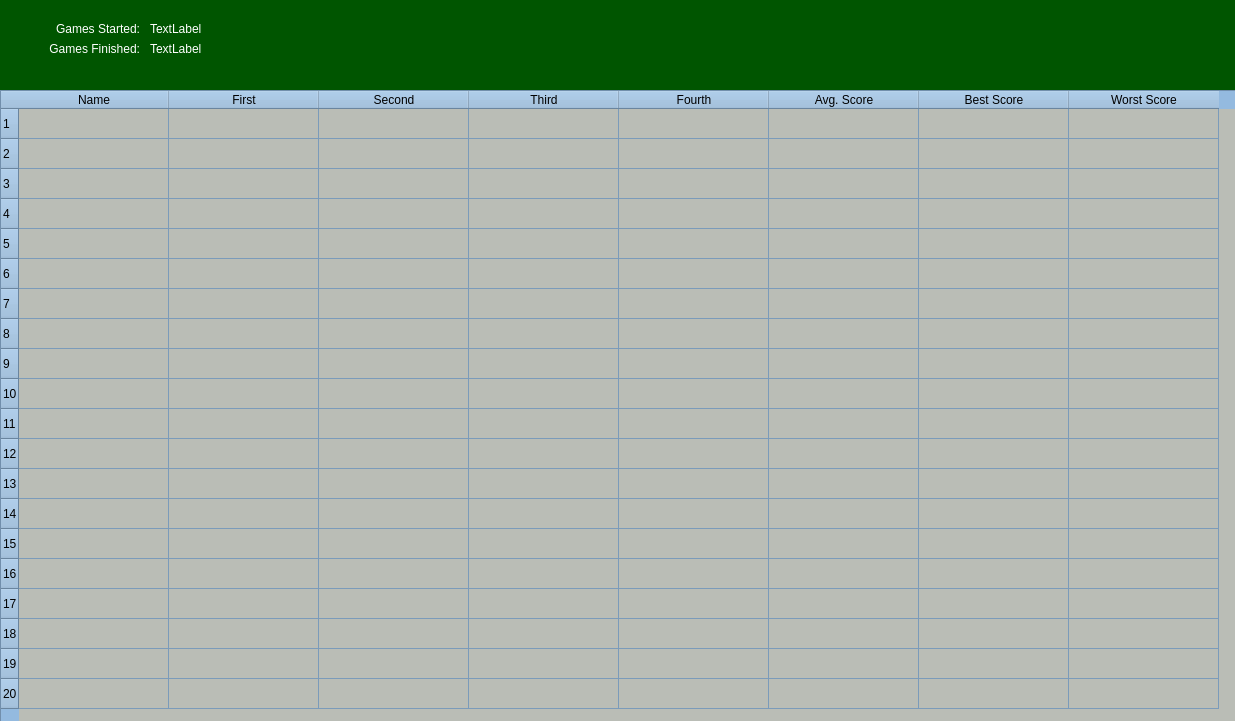
<?xml version="1.0" encoding="UTF-8"?>
<ui version="4.0">
 <class>Stats</class>
 <widget class="QWidget" name="Stats">
  <property name="geometry">
   <rect>
    <x>0</x>
    <y>0</y>
    <width>1235</width>
    <height>721</height>
   </rect>
  </property>
  <property name="palette">
   <palette>
    <active>
     <colorrole role="WindowText">
      <brush brushstyle="SolidPattern">
       <color alpha="255">
        <red>255</red>
        <green>255</green>
        <blue>255</blue>
       </color>
      </brush>
     </colorrole>
     <colorrole role="Button">
      <brush brushstyle="SolidPattern">
       <color alpha="255">
        <red>0</red>
        <green>85</green>
        <blue>0</blue>
       </color>
      </brush>
     </colorrole>
     <colorrole role="Light">
      <brush brushstyle="SolidPattern">
       <color alpha="255">
        <red>0</red>
        <green>127</green>
        <blue>0</blue>
       </color>
      </brush>
     </colorrole>
     <colorrole role="Midlight">
      <brush brushstyle="SolidPattern">
       <color alpha="255">
        <red>0</red>
        <green>106</green>
        <blue>0</blue>
       </color>
      </brush>
     </colorrole>
     <colorrole role="Dark">
      <brush brushstyle="SolidPattern">
       <color alpha="255">
        <red>0</red>
        <green>42</green>
        <blue>0</blue>
       </color>
      </brush>
     </colorrole>
     <colorrole role="Mid">
      <brush brushstyle="SolidPattern">
       <color alpha="255">
        <red>0</red>
        <green>56</green>
        <blue>0</blue>
       </color>
      </brush>
     </colorrole>
     <colorrole role="Text">
      <brush brushstyle="SolidPattern">
       <color alpha="255">
        <red>255</red>
        <green>255</green>
        <blue>255</blue>
       </color>
      </brush>
     </colorrole>
     <colorrole role="BrightText">
      <brush brushstyle="SolidPattern">
       <color alpha="255">
        <red>255</red>
        <green>255</green>
        <blue>255</blue>
       </color>
      </brush>
     </colorrole>
     <colorrole role="ButtonText">
      <brush brushstyle="SolidPattern">
       <color alpha="255">
        <red>255</red>
        <green>255</green>
        <blue>255</blue>
       </color>
      </brush>
     </colorrole>
     <colorrole role="Base">
      <brush brushstyle="SolidPattern">
       <color alpha="255">
        <red>0</red>
        <green>0</green>
        <blue>0</blue>
       </color>
      </brush>
     </colorrole>
     <colorrole role="Window">
      <brush brushstyle="SolidPattern">
       <color alpha="255">
        <red>0</red>
        <green>85</green>
        <blue>0</blue>
       </color>
      </brush>
     </colorrole>
     <colorrole role="Shadow">
      <brush brushstyle="SolidPattern">
       <color alpha="255">
        <red>0</red>
        <green>0</green>
        <blue>0</blue>
       </color>
      </brush>
     </colorrole>
     <colorrole role="AlternateBase">
      <brush brushstyle="SolidPattern">
       <color alpha="255">
        <red>0</red>
        <green>42</green>
        <blue>0</blue>
       </color>
      </brush>
     </colorrole>
     <colorrole role="ToolTipBase">
      <brush brushstyle="SolidPattern">
       <color alpha="255">
        <red>255</red>
        <green>255</green>
        <blue>220</blue>
       </color>
      </brush>
     </colorrole>
     <colorrole role="ToolTipText">
      <brush brushstyle="SolidPattern">
       <color alpha="255">
        <red>0</red>
        <green>0</green>
        <blue>0</blue>
       </color>
      </brush>
     </colorrole>
     <colorrole role="PlaceholderText">
      <brush brushstyle="SolidPattern">
       <color alpha="128">
        <red>255</red>
        <green>255</green>
        <blue>255</blue>
       </color>
      </brush>
     </colorrole>
    </active>
    <inactive>
     <colorrole role="WindowText">
      <brush brushstyle="SolidPattern">
       <color alpha="255">
        <red>255</red>
        <green>255</green>
        <blue>255</blue>
       </color>
      </brush>
     </colorrole>
     <colorrole role="Button">
      <brush brushstyle="SolidPattern">
       <color alpha="255">
        <red>0</red>
        <green>85</green>
        <blue>0</blue>
       </color>
      </brush>
     </colorrole>
     <colorrole role="Light">
      <brush brushstyle="SolidPattern">
       <color alpha="255">
        <red>0</red>
        <green>127</green>
        <blue>0</blue>
       </color>
      </brush>
     </colorrole>
     <colorrole role="Midlight">
      <brush brushstyle="SolidPattern">
       <color alpha="255">
        <red>0</red>
        <green>106</green>
        <blue>0</blue>
       </color>
      </brush>
     </colorrole>
     <colorrole role="Dark">
      <brush brushstyle="SolidPattern">
       <color alpha="255">
        <red>0</red>
        <green>42</green>
        <blue>0</blue>
       </color>
      </brush>
     </colorrole>
     <colorrole role="Mid">
      <brush brushstyle="SolidPattern">
       <color alpha="255">
        <red>0</red>
        <green>56</green>
        <blue>0</blue>
       </color>
      </brush>
     </colorrole>
     <colorrole role="Text">
      <brush brushstyle="SolidPattern">
       <color alpha="255">
        <red>255</red>
        <green>255</green>
        <blue>255</blue>
       </color>
      </brush>
     </colorrole>
     <colorrole role="BrightText">
      <brush brushstyle="SolidPattern">
       <color alpha="255">
        <red>255</red>
        <green>255</green>
        <blue>255</blue>
       </color>
      </brush>
     </colorrole>
     <colorrole role="ButtonText">
      <brush brushstyle="SolidPattern">
       <color alpha="255">
        <red>255</red>
        <green>255</green>
        <blue>255</blue>
       </color>
      </brush>
     </colorrole>
     <colorrole role="Base">
      <brush brushstyle="SolidPattern">
       <color alpha="255">
        <red>0</red>
        <green>0</green>
        <blue>0</blue>
       </color>
      </brush>
     </colorrole>
     <colorrole role="Window">
      <brush brushstyle="SolidPattern">
       <color alpha="255">
        <red>0</red>
        <green>85</green>
        <blue>0</blue>
       </color>
      </brush>
     </colorrole>
     <colorrole role="Shadow">
      <brush brushstyle="SolidPattern">
       <color alpha="255">
        <red>0</red>
        <green>0</green>
        <blue>0</blue>
       </color>
      </brush>
     </colorrole>
     <colorrole role="AlternateBase">
      <brush brushstyle="SolidPattern">
       <color alpha="255">
        <red>0</red>
        <green>42</green>
        <blue>0</blue>
       </color>
      </brush>
     </colorrole>
     <colorrole role="ToolTipBase">
      <brush brushstyle="SolidPattern">
       <color alpha="255">
        <red>255</red>
        <green>255</green>
        <blue>220</blue>
       </color>
      </brush>
     </colorrole>
     <colorrole role="ToolTipText">
      <brush brushstyle="SolidPattern">
       <color alpha="255">
        <red>0</red>
        <green>0</green>
        <blue>0</blue>
       </color>
      </brush>
     </colorrole>
     <colorrole role="PlaceholderText">
      <brush brushstyle="SolidPattern">
       <color alpha="128">
        <red>255</red>
        <green>255</green>
        <blue>255</blue>
       </color>
      </brush>
     </colorrole>
    </inactive>
    <disabled>
     <colorrole role="WindowText">
      <brush brushstyle="SolidPattern">
       <color alpha="255">
        <red>0</red>
        <green>42</green>
        <blue>0</blue>
       </color>
      </brush>
     </colorrole>
     <colorrole role="Button">
      <brush brushstyle="SolidPattern">
       <color alpha="255">
        <red>0</red>
        <green>85</green>
        <blue>0</blue>
       </color>
      </brush>
     </colorrole>
     <colorrole role="Light">
      <brush brushstyle="SolidPattern">
       <color alpha="255">
        <red>0</red>
        <green>127</green>
        <blue>0</blue>
       </color>
      </brush>
     </colorrole>
     <colorrole role="Midlight">
      <brush brushstyle="SolidPattern">
       <color alpha="255">
        <red>0</red>
        <green>106</green>
        <blue>0</blue>
       </color>
      </brush>
     </colorrole>
     <colorrole role="Dark">
      <brush brushstyle="SolidPattern">
       <color alpha="255">
        <red>0</red>
        <green>42</green>
        <blue>0</blue>
       </color>
      </brush>
     </colorrole>
     <colorrole role="Mid">
      <brush brushstyle="SolidPattern">
       <color alpha="255">
        <red>0</red>
        <green>56</green>
        <blue>0</blue>
       </color>
      </brush>
     </colorrole>
     <colorrole role="Text">
      <brush brushstyle="SolidPattern">
       <color alpha="255">
        <red>0</red>
        <green>42</green>
        <blue>0</blue>
       </color>
      </brush>
     </colorrole>
     <colorrole role="BrightText">
      <brush brushstyle="SolidPattern">
       <color alpha="255">
        <red>255</red>
        <green>255</green>
        <blue>255</blue>
       </color>
      </brush>
     </colorrole>
     <colorrole role="ButtonText">
      <brush brushstyle="SolidPattern">
       <color alpha="255">
        <red>0</red>
        <green>42</green>
        <blue>0</blue>
       </color>
      </brush>
     </colorrole>
     <colorrole role="Base">
      <brush brushstyle="SolidPattern">
       <color alpha="255">
        <red>0</red>
        <green>85</green>
        <blue>0</blue>
       </color>
      </brush>
     </colorrole>
     <colorrole role="Window">
      <brush brushstyle="SolidPattern">
       <color alpha="255">
        <red>0</red>
        <green>85</green>
        <blue>0</blue>
       </color>
      </brush>
     </colorrole>
     <colorrole role="Shadow">
      <brush brushstyle="SolidPattern">
       <color alpha="255">
        <red>0</red>
        <green>0</green>
        <blue>0</blue>
       </color>
      </brush>
     </colorrole>
     <colorrole role="AlternateBase">
      <brush brushstyle="SolidPattern">
       <color alpha="255">
        <red>0</red>
        <green>85</green>
        <blue>0</blue>
       </color>
      </brush>
     </colorrole>
     <colorrole role="ToolTipBase">
      <brush brushstyle="SolidPattern">
       <color alpha="255">
        <red>255</red>
        <green>255</green>
        <blue>220</blue>
       </color>
      </brush>
     </colorrole>
     <colorrole role="ToolTipText">
      <brush brushstyle="SolidPattern">
       <color alpha="255">
        <red>0</red>
        <green>0</green>
        <blue>0</blue>
       </color>
      </brush>
     </colorrole>
     <colorrole role="PlaceholderText">
      <brush brushstyle="SolidPattern">
       <color alpha="128">
        <red>255</red>
        <green>255</green>
        <blue>255</blue>
       </color>
      </brush>
     </colorrole>
    </disabled>
   </palette>
  </property>
  <property name="windowTitle">
   <string>Form</string>
  </property>
  <widget class="QLabel" name="label_4">
   <property name="geometry">
    <rect>
     <x>150</x>
     <y>20</y>
     <width>67</width>
     <height>17</height>
    </rect>
   </property>
   <property name="text">
    <string notr="true">TextLabel</string>
   </property>
  </widget>
  <widget class="QLabel" name="label_2">
   <property name="geometry">
    <rect>
     <x>10</x>
     <y>40</y>
     <width>130</width>
     <height>17</height>
    </rect>
   </property>
   <property name="text">
    <string>Games Finished:</string>
   </property>
   <property name="alignment">
    <set>Qt::AlignRight|Qt::AlignTrailing|Qt::AlignVCenter</set>
   </property>
  </widget>
  <widget class="QTableWidget" name="tableWidget">
   <property name="geometry">
    <rect>
     <x>0</x>
     <y>90</y>
     <width>1251</width>
     <height>641</height>
    </rect>
   </property>
   <property name="sizePolicy">
    <sizepolicy hsizetype="Expanding" vsizetype="Expanding">
     <horstretch>0</horstretch>
     <verstretch>0</verstretch>
    </sizepolicy>
   </property>
   <property name="palette">
    <palette>
     <active>
      <colorrole role="WindowText">
       <brush brushstyle="SolidPattern">
        <color alpha="255">
         <red>0</red>
         <green>0</green>
         <blue>0</blue>
        </color>
       </brush>
      </colorrole>
      <colorrole role="Button">
       <brush brushstyle="SolidPattern">
        <color alpha="255">
         <red>148</red>
         <green>186</green>
         <blue>223</blue>
        </color>
       </brush>
      </colorrole>
      <colorrole role="Light">
       <brush brushstyle="SolidPattern">
        <color alpha="255">
         <red>249</red>
         <green>252</green>
         <blue>255</blue>
        </color>
       </brush>
      </colorrole>
      <colorrole role="Midlight">
       <brush brushstyle="SolidPattern">
        <color alpha="255">
         <red>198</red>
         <green>219</green>
         <blue>239</blue>
        </color>
       </brush>
      </colorrole>
      <colorrole role="Dark">
       <brush brushstyle="SolidPattern">
        <color alpha="255">
         <red>74</red>
         <green>93</green>
         <blue>111</blue>
        </color>
       </brush>
      </colorrole>
      <colorrole role="Mid">
       <brush brushstyle="SolidPattern">
        <color alpha="255">
         <red>99</red>
         <green>124</green>
         <blue>149</blue>
        </color>
       </brush>
      </colorrole>
      <colorrole role="Text">
       <brush brushstyle="SolidPattern">
        <color alpha="255">
         <red>0</red>
         <green>0</green>
         <blue>0</blue>
        </color>
       </brush>
      </colorrole>
      <colorrole role="BrightText">
       <brush brushstyle="SolidPattern">
        <color alpha="255">
         <red>255</red>
         <green>255</green>
         <blue>255</blue>
        </color>
       </brush>
      </colorrole>
      <colorrole role="ButtonText">
       <brush brushstyle="SolidPattern">
        <color alpha="255">
         <red>0</red>
         <green>0</green>
         <blue>0</blue>
        </color>
       </brush>
      </colorrole>
      <colorrole role="Base">
       <brush brushstyle="SolidPattern">
        <color alpha="255">
         <red>186</red>
         <green>189</green>
         <blue>182</blue>
        </color>
       </brush>
      </colorrole>
      <colorrole role="Window">
       <brush brushstyle="SolidPattern">
        <color alpha="255">
         <red>148</red>
         <green>186</green>
         <blue>223</blue>
        </color>
       </brush>
      </colorrole>
      <colorrole role="Shadow">
       <brush brushstyle="SolidPattern">
        <color alpha="255">
         <red>0</red>
         <green>0</green>
         <blue>0</blue>
        </color>
       </brush>
      </colorrole>
      <colorrole role="AlternateBase">
       <brush brushstyle="SolidPattern">
        <color alpha="255">
         <red>201</red>
         <green>220</green>
         <blue>239</blue>
        </color>
       </brush>
      </colorrole>
      <colorrole role="ToolTipBase">
       <brush brushstyle="SolidPattern">
        <color alpha="255">
         <red>255</red>
         <green>255</green>
         <blue>220</blue>
        </color>
       </brush>
      </colorrole>
      <colorrole role="ToolTipText">
       <brush brushstyle="SolidPattern">
        <color alpha="255">
         <red>0</red>
         <green>0</green>
         <blue>0</blue>
        </color>
       </brush>
      </colorrole>
      <colorrole role="PlaceholderText">
       <brush brushstyle="SolidPattern">
        <color alpha="128">
         <red>0</red>
         <green>0</green>
         <blue>0</blue>
        </color>
       </brush>
      </colorrole>
     </active>
     <inactive>
      <colorrole role="WindowText">
       <brush brushstyle="SolidPattern">
        <color alpha="255">
         <red>0</red>
         <green>0</green>
         <blue>0</blue>
        </color>
       </brush>
      </colorrole>
      <colorrole role="Button">
       <brush brushstyle="SolidPattern">
        <color alpha="255">
         <red>148</red>
         <green>186</green>
         <blue>223</blue>
        </color>
       </brush>
      </colorrole>
      <colorrole role="Light">
       <brush brushstyle="SolidPattern">
        <color alpha="255">
         <red>249</red>
         <green>252</green>
         <blue>255</blue>
        </color>
       </brush>
      </colorrole>
      <colorrole role="Midlight">
       <brush brushstyle="SolidPattern">
        <color alpha="255">
         <red>198</red>
         <green>219</green>
         <blue>239</blue>
        </color>
       </brush>
      </colorrole>
      <colorrole role="Dark">
       <brush brushstyle="SolidPattern">
        <color alpha="255">
         <red>74</red>
         <green>93</green>
         <blue>111</blue>
        </color>
       </brush>
      </colorrole>
      <colorrole role="Mid">
       <brush brushstyle="SolidPattern">
        <color alpha="255">
         <red>99</red>
         <green>124</green>
         <blue>149</blue>
        </color>
       </brush>
      </colorrole>
      <colorrole role="Text">
       <brush brushstyle="SolidPattern">
        <color alpha="255">
         <red>0</red>
         <green>0</green>
         <blue>0</blue>
        </color>
       </brush>
      </colorrole>
      <colorrole role="BrightText">
       <brush brushstyle="SolidPattern">
        <color alpha="255">
         <red>255</red>
         <green>255</green>
         <blue>255</blue>
        </color>
       </brush>
      </colorrole>
      <colorrole role="ButtonText">
       <brush brushstyle="SolidPattern">
        <color alpha="255">
         <red>0</red>
         <green>0</green>
         <blue>0</blue>
        </color>
       </brush>
      </colorrole>
      <colorrole role="Base">
       <brush brushstyle="SolidPattern">
        <color alpha="255">
         <red>186</red>
         <green>189</green>
         <blue>182</blue>
        </color>
       </brush>
      </colorrole>
      <colorrole role="Window">
       <brush brushstyle="SolidPattern">
        <color alpha="255">
         <red>148</red>
         <green>186</green>
         <blue>223</blue>
        </color>
       </brush>
      </colorrole>
      <colorrole role="Shadow">
       <brush brushstyle="SolidPattern">
        <color alpha="255">
         <red>0</red>
         <green>0</green>
         <blue>0</blue>
        </color>
       </brush>
      </colorrole>
      <colorrole role="AlternateBase">
       <brush brushstyle="SolidPattern">
        <color alpha="255">
         <red>201</red>
         <green>220</green>
         <blue>239</blue>
        </color>
       </brush>
      </colorrole>
      <colorrole role="ToolTipBase">
       <brush brushstyle="SolidPattern">
        <color alpha="255">
         <red>255</red>
         <green>255</green>
         <blue>220</blue>
        </color>
       </brush>
      </colorrole>
      <colorrole role="ToolTipText">
       <brush brushstyle="SolidPattern">
        <color alpha="255">
         <red>0</red>
         <green>0</green>
         <blue>0</blue>
        </color>
       </brush>
      </colorrole>
      <colorrole role="PlaceholderText">
       <brush brushstyle="SolidPattern">
        <color alpha="128">
         <red>0</red>
         <green>0</green>
         <blue>0</blue>
        </color>
       </brush>
      </colorrole>
     </inactive>
     <disabled>
      <colorrole role="WindowText">
       <brush brushstyle="SolidPattern">
        <color alpha="255">
         <red>74</red>
         <green>93</green>
         <blue>111</blue>
        </color>
       </brush>
      </colorrole>
      <colorrole role="Button">
       <brush brushstyle="SolidPattern">
        <color alpha="255">
         <red>148</red>
         <green>186</green>
         <blue>223</blue>
        </color>
       </brush>
      </colorrole>
      <colorrole role="Light">
       <brush brushstyle="SolidPattern">
        <color alpha="255">
         <red>249</red>
         <green>252</green>
         <blue>255</blue>
        </color>
       </brush>
      </colorrole>
      <colorrole role="Midlight">
       <brush brushstyle="SolidPattern">
        <color alpha="255">
         <red>198</red>
         <green>219</green>
         <blue>239</blue>
        </color>
       </brush>
      </colorrole>
      <colorrole role="Dark">
       <brush brushstyle="SolidPattern">
        <color alpha="255">
         <red>74</red>
         <green>93</green>
         <blue>111</blue>
        </color>
       </brush>
      </colorrole>
      <colorrole role="Mid">
       <brush brushstyle="SolidPattern">
        <color alpha="255">
         <red>99</red>
         <green>124</green>
         <blue>149</blue>
        </color>
       </brush>
      </colorrole>
      <colorrole role="Text">
       <brush brushstyle="SolidPattern">
        <color alpha="255">
         <red>74</red>
         <green>93</green>
         <blue>111</blue>
        </color>
       </brush>
      </colorrole>
      <colorrole role="BrightText">
       <brush brushstyle="SolidPattern">
        <color alpha="255">
         <red>255</red>
         <green>255</green>
         <blue>255</blue>
        </color>
       </brush>
      </colorrole>
      <colorrole role="ButtonText">
       <brush brushstyle="SolidPattern">
        <color alpha="255">
         <red>74</red>
         <green>93</green>
         <blue>111</blue>
        </color>
       </brush>
      </colorrole>
      <colorrole role="Base">
       <brush brushstyle="SolidPattern">
        <color alpha="255">
         <red>148</red>
         <green>186</green>
         <blue>223</blue>
        </color>
       </brush>
      </colorrole>
      <colorrole role="Window">
       <brush brushstyle="SolidPattern">
        <color alpha="255">
         <red>148</red>
         <green>186</green>
         <blue>223</blue>
        </color>
       </brush>
      </colorrole>
      <colorrole role="Shadow">
       <brush brushstyle="SolidPattern">
        <color alpha="255">
         <red>0</red>
         <green>0</green>
         <blue>0</blue>
        </color>
       </brush>
      </colorrole>
      <colorrole role="AlternateBase">
       <brush brushstyle="SolidPattern">
        <color alpha="255">
         <red>148</red>
         <green>186</green>
         <blue>223</blue>
        </color>
       </brush>
      </colorrole>
      <colorrole role="ToolTipBase">
       <brush brushstyle="SolidPattern">
        <color alpha="255">
         <red>255</red>
         <green>255</green>
         <blue>220</blue>
        </color>
       </brush>
      </colorrole>
      <colorrole role="ToolTipText">
       <brush brushstyle="SolidPattern">
        <color alpha="255">
         <red>0</red>
         <green>0</green>
         <blue>0</blue>
        </color>
       </brush>
      </colorrole>
      <colorrole role="PlaceholderText">
       <brush brushstyle="SolidPattern">
        <color alpha="128">
         <red>0</red>
         <green>0</green>
         <blue>0</blue>
        </color>
       </brush>
      </colorrole>
     </disabled>
    </palette>
   </property>
   <property name="autoScrollMargin">
    <number>16</number>
   </property>
   <property name="rowCount">
    <number>20</number>
   </property>
   <property name="columnCount">
    <number>8</number>
   </property>
   <attribute name="horizontalHeaderCascadingSectionResizes">
    <bool>true</bool>
   </attribute>
   <attribute name="horizontalHeaderMinimumSectionSize">
    <number>90</number>
   </attribute>
   <attribute name="horizontalHeaderDefaultSectionSize">
    <number>150</number>
   </attribute>
   <row>
    <property name="text">
     <string notr="true">1</string>
    </property>
   </row>
   <row>
    <property name="text">
     <string notr="true">2</string>
    </property>
   </row>
   <row>
    <property name="text">
     <string notr="true">3</string>
    </property>
   </row>
   <row>
    <property name="text">
     <string notr="true">4</string>
    </property>
   </row>
   <row>
    <property name="text">
     <string notr="true">5</string>
    </property>
   </row>
   <row>
    <property name="text">
     <string notr="true">6</string>
    </property>
   </row>
   <row>
    <property name="text">
     <string notr="true">7</string>
    </property>
   </row>
   <row>
    <property name="text">
     <string notr="true">8</string>
    </property>
   </row>
   <row>
    <property name="text">
     <string notr="true">9</string>
    </property>
   </row>
   <row>
    <property name="text">
     <string notr="true">10</string>
    </property>
   </row>
   <row>
    <property name="text">
     <string notr="true">11</string>
    </property>
   </row>
   <row>
    <property name="text">
     <string notr="true">12</string>
    </property>
   </row>
   <row>
    <property name="text">
     <string notr="true">13</string>
    </property>
   </row>
   <row>
    <property name="text">
     <string notr="true">14</string>
    </property>
   </row>
   <row>
    <property name="text">
     <string notr="true">15</string>
    </property>
   </row>
   <row>
    <property name="text">
     <string notr="true">16</string>
    </property>
   </row>
   <row>
    <property name="text">
     <string notr="true">17</string>
    </property>
   </row>
   <row>
    <property name="text">
     <string notr="true">18</string>
    </property>
   </row>
   <row>
    <property name="text">
     <string notr="true">19</string>
    </property>
   </row>
   <row>
    <property name="text">
     <string notr="true">20</string>
    </property>
   </row>
   <column>
    <property name="text">
     <string>Name</string>
    </property>
   </column>
   <column>
    <property name="text">
     <string>First</string>
    </property>
   </column>
   <column>
    <property name="text">
     <string>Second</string>
    </property>
   </column>
   <column>
    <property name="text">
     <string>Third</string>
    </property>
   </column>
   <column>
    <property name="text">
     <string>Fourth</string>
    </property>
   </column>
   <column>
    <property name="text">
     <string>Avg. Score</string>
    </property>
   </column>
   <column>
    <property name="text">
     <string>Best Score</string>
    </property>
   </column>
   <column>
    <property name="text">
     <string>Worst Score</string>
    </property>
   </column>
  </widget>
  <widget class="QLabel" name="label_5">
   <property name="geometry">
    <rect>
     <x>150</x>
     <y>40</y>
     <width>67</width>
     <height>17</height>
    </rect>
   </property>
   <property name="text">
    <string notr="true">TextLabel</string>
   </property>
  </widget>
  <widget class="QLabel" name="label">
   <property name="geometry">
    <rect>
     <x>10</x>
     <y>20</y>
     <width>130</width>
     <height>17</height>
    </rect>
   </property>
   <property name="text">
    <string>Games Started:</string>
   </property>
   <property name="alignment">
    <set>Qt::AlignRight|Qt::AlignTrailing|Qt::AlignVCenter</set>
   </property>
  </widget>
 </widget>
 <resources/>
 <connections/>
</ui>
